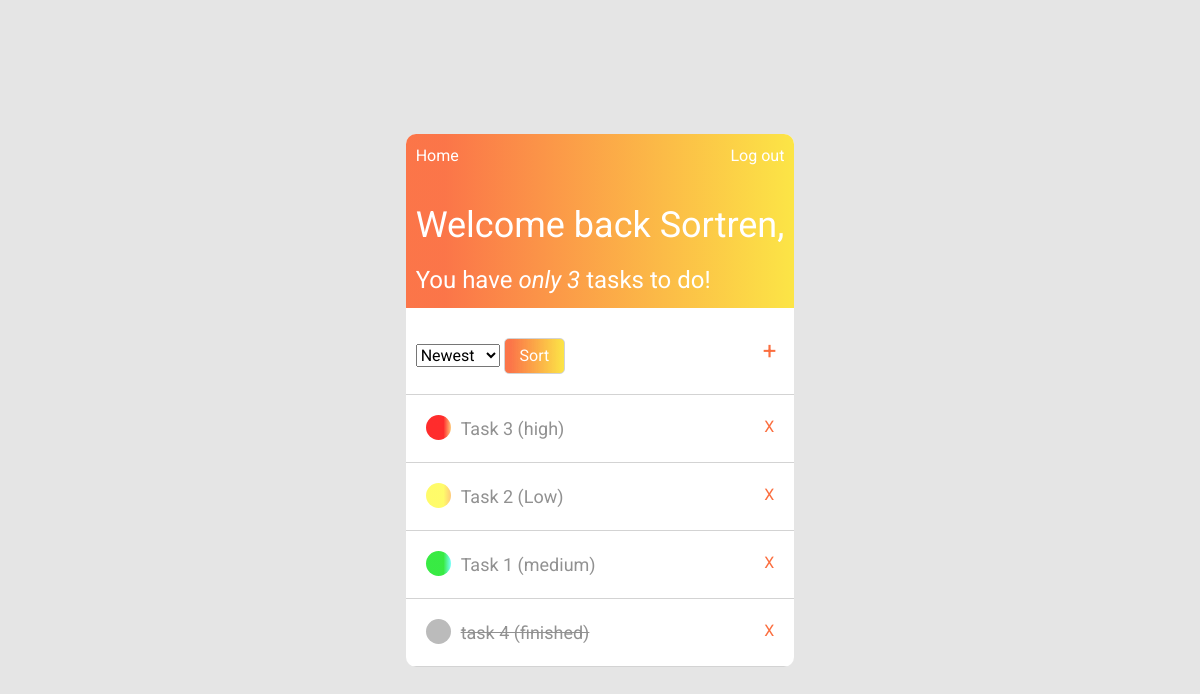
Before: / (signed in) with the older database file.
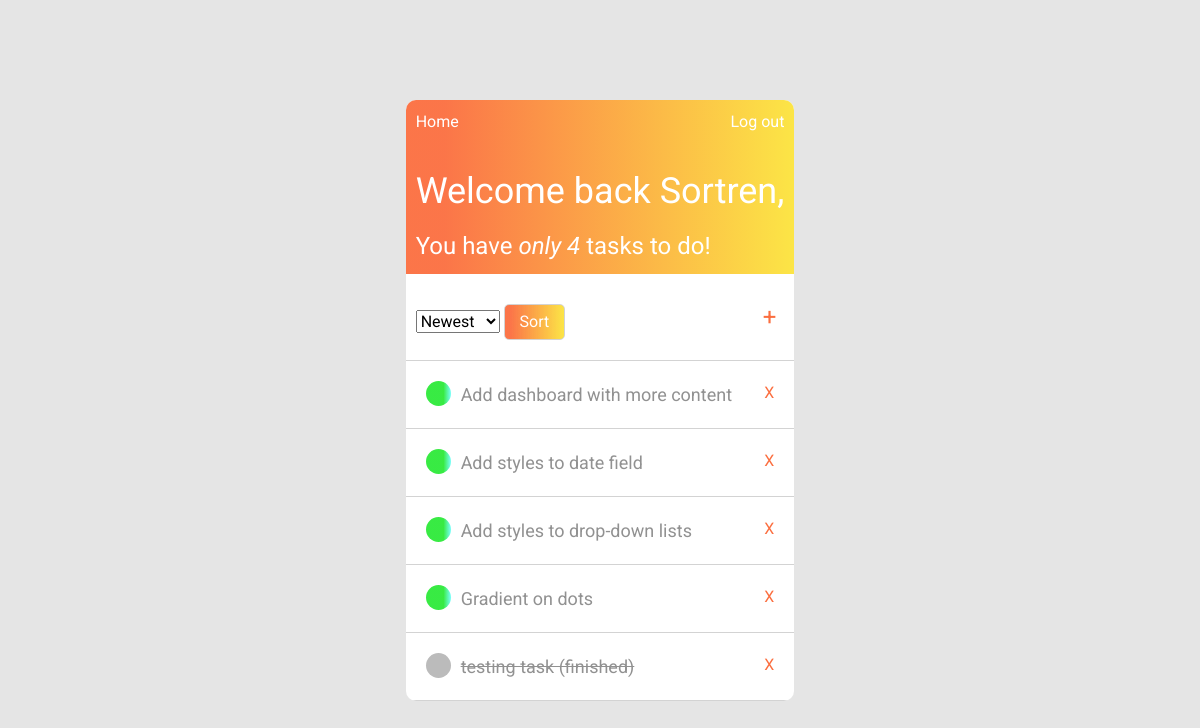
After: the same page with the newer database file.
### to_do/models.py (models this page shows, shortened)
class Task(models.Model):
    class Priority(models.IntegerChoices):
        LOW = 1
        MEDIUM = 2
        HIGH = 3
    title = models.CharField(max_length=100)
    content = models.TextField()
    date_posted = models.DateTimeField(default=timezone.now)
    finished = models.BooleanField(default=False)
    updated = models.BooleanField(default=False)
    priority = models.IntegerField(default=1, choices=Priority.choices)
    deadline = models.DateTimeField(default=timezone.now)
    """
    Author is a foreign key in a Task's table, because the containing user's id is being taken from the User's table
    to create a relation between them. Now each task has a field called "author" filled with an id of the user
    who created this task.
    """
    author = models.ForeignKey(User, on_delete=models.CASCADE)

### to_do/views.py (the view)
# urls.py: 2. Add a URL to urlpatterns:  path('', views.home, name='home')
@login_required(login_url='login')
def home(request):
    sort_form = OrderTasks()
    """
    Defaultly, the tasks are being sorted by newest descendingly and pushing
    finished tasks to the bottom of the stack
    """
    tasks = Task.objects.filter(
        author=request.user).order_by('finished', '-id')
    if request.method == 'POST':
        sort_form = OrderTasks(request.POST)
        try:
            sort_form_value = sort_form['method'].value()
        except KeyError as e:
            pass
        if sort_form_value == 'priority':
            tasks = Task.objects.filter(
                author=request.user).order_by('finished', '-priority')
        elif sort_form_value == 'deadline':
            tasks = Task.objects.filter(
                author=request.user).order_by('finished', 'deadline')
    else:  # if request.method == 'GET'
        tasks = Task.objects.filter(
            author=request.user).order_by('finished', '-id')
    context = {
        'tasks': tasks,
        'incomplete': Task.objects.filter(author=request.user, finished=False).count(),
        'form': sort_form
    }
    return render(request, 'to_do/home.html', context)

### to_do/forms.py
class OrderTasks(forms.Form):
    METHOD_CHOICE = [
        ('newest', 'Newest'),
        ('deadline', 'Deadline'),
        ('priority', 'Priority'),
    ]
    method = forms.CharField(
        label="", widget=forms.Select(choices=METHOD_CHOICE))

### to_do/templates/to_do/home.html (shortened to what this page needs)
{%extends "to_do/base_home.html"%}
{% block tasks-to-do %}
  <span class="incomplete">
    You have
    {% if not incomplete %}
      <i>nothing</i>
    {% else %}
      <i>only {{ incomplete }}</i>
    {% endif %}
    {% if incomplete > 1%}
      tasks
    {%elif incomplete == 1%}
      task
    {%endif%}
      to do!
  </span>
{% endblock tasks-to-do %}
{% block mid-panel %}
  <div class="sort">
    <form method="POST">
      {{form}}
      <button class = "button" type="submit">Sort</button>
    </form>
  </div>
  <div class="add">
      <a href = "{% url 'add-task' %}" class = "add-task">+</a>
  </div>
{% endblock mid-panel %}
{%block tasks%}
  {% for task in tasks %}
    <div class="task">
      <div class="content">
        {% if task.finished %}
          <span class="dot" style="background-color: #bbb"></span>
          <a href="{% url 'update-task' task.id %}" class="task-title"><s>{{ task.title }}</s></a>
        {% elif task.priority == 1 %}
        <span class="dot" style="
          background: rgb(255,251,95);
          background: linear-gradient(90deg, rgba(255,251,95,0.9332107843137255) 70%, rgba(255,197,110,0.9192051820728291) 100%);"></span>
        {% elif task.priority == 2 %}
          <span class="dot" style="
          background: rgb(42,233,54);
          background: linear-gradient(90deg, rgba(42,233,54,0.9332107843137255) 70%, rgba(110,255,253,0.9192051820728291) 100%);"></span>
        {% elif task.priority == 3 %}
          <span class="dot" style="
          background: rgb(255,29,29);
          background: linear-gradient(90deg, rgba(255,29,29,0.9332107843137255) 70%, rgba(255,197,110,0.9192051820728291) 100%);"></span>
        {% endif %}
        {% if not task.finished %}
          <a href="{% url 'update-task' task.id %}" class="task-title">{{ task.title }} {% if task.updated %} (updated) {% endif %}</a>
        {% endif %}
      </div>
      <a href="{% url 'delete-task' task.id %}" class="delete-task">X</a>
    </div>
  {%endfor%}
{%endblock tasks%}

### to_do/templates/to_do/base_home.html (shortened to what this page needs)
{%load static%}
<!DOCTYPE html>
<html lang="en">
<head>
    <link rel="stylesheet" href="https://maxcdn.bootstrapcdn.com/bootstrap/4.0.0/css/bootstrap.min.css">
    <link rel="stylesheet" href="{% static 'to_do/home.css'%}">
</head>
<body>
    <main>
        <div class = "app">
            <div class = "top-bar">
                <div class="navigation">
                    <a href="{% url 'to_do-home' %}" class = "logout">Home</a>
                    <a href="{% url 'logout' %}" class = "logout">Log out</a>
                </div>
                <div class="text">
                    <span class="welcome">Welcome back <a href = "{% url 'profile' %} " class = "username">{{ user.username }},</a></span>
                    {% block tasks-to-do %}
                    {% endblock tasks-to-do %}
                </div>
            </div>
            <div class="mid-panel">
                {% block mid-panel %}
                {% endblock mid-panel %}
            </div>
            <div class = "struct">
                <div class = "tasks-container">
                    {% block tasks %}
                    {% endblock tasks %}
                </div>
            </div>
        </div>
    </main>
</body>
</html>

### to_do/static/to_do/home.css (style rules this page uses)
* { margin: 0; padding: 0; box-sizing: border-box; font-family: "Roboto", sans-serif; }
body { background-color: #e5e5e5; }
main { display: flex; min-height: 100vh; justify-content: center; align-items: center; }
.app { display: flex; flex-direction: column; min-width: 30%; border-radius: 10px; background-color: white; overflow: hidden; }
.top-bar { color: white; display: flex; flex-direction: column; padding: 10px; background: rgb(251, 110, 63); background: linear-gradient( 90deg, rgba(251, 110, 63, 0.9500175070028011) 10%, rgba(252, 229, 70, 1) 100% ); }
.text { display: flex; flex-direction: column; padding-top: 30px; gap: 10px; }
.welcome { font-size: 36px; }
.welcome a { color: white; text-decoration: none; }
.incomplete { font-size: 24px; }
.navigation { display: flex; flex-direction: row; justify-content: space-between; }
.navigation a { color: white; text-decoration: none; }
.mid-panel { display: flex; align-items: center; justify-content: space-between; }
.sort { display: flex; align-items: center; gap: 20px; padding: 30px 10px 20px 10px; }
.button, .button:focus { outline: none; text-decoration: none; border: 0.5px solid lightgrey; cursor: pointer; border-radius: 5px; color: white; padding: 5px 15px 5px 15px; background: rgb(251, 110, 63); background: linear-gradient( 90deg, rgba(251, 110, 63, 0.9500175070028011) 10%, rgba(252, 229, 70, 1) 100% ); }
.add-task:hover, .add-task { padding-right: 18px; font-size: 24px; color: rgb(251, 110, 63); text-decoration: none; color: linear-gradient( 90deg, rgba(251, 110, 63, 0.9500175070028011) 10%, rgba(252, 229, 70, 1) 100% ); }
.struct { border-top: 1px solid lightgrey; display: flex; gap: 41px; }
.tasks-container { display: flex; flex-direction: column; flex: 1; }
.task { border-bottom: 0.5px solid lightgrey; display: flex; justify-content: space-between; padding: 20px; }
.content { display: flex; gap: 10px; }
.content a { color: rgb(145, 145, 145); font-size: 18px; }
.dot { height: 25px; width: 25px; border-radius: 50%; }
.delete-task, .delete-task:hover { color: rgb(251, 110, 63); color: linear-gradient( 90deg, rgba(251, 110, 63, 0.9500175070028011) 10%, rgba(252, 229, 70, 1) 100% ); }

Changed rows visible on the page:
removed Task: finished False (drawn), title "Task 3 (high)"
removed Task: finished False (drawn), title "Task 2 (Low)"
removed Task: finished False (drawn), title "Task 1 (medium)"
added Task: finished False (drawn), title "Add dashboard with more content"
added Task: finished False (drawn), title "Add styles to date field"
added Task: finished False (drawn), title "Add styles to drop-down lists"
added Task: finished False (drawn), title "Gradient on dots"
changed Task: title "task 4 (finished)" → "testing task (finished)"
Other visible differences:
{{ incomplete }}: "3" → "4"
